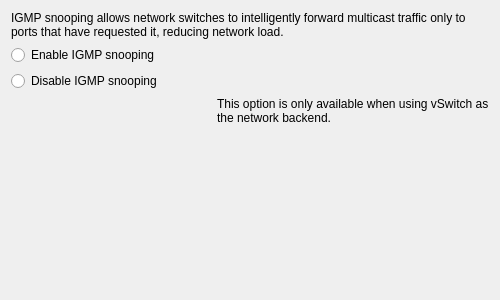
<?xml version="1.0" encoding="UTF-8"?>
<ui version="4.0">
 <class>NetworkOptionsEditPage</class>
 <widget class="QWidget" name="NetworkOptionsEditPage">
  <property name="geometry">
   <rect>
    <x>0</x>
    <y>0</y>
    <width>500</width>
    <height>300</height>
   </rect>
  </property>
  <layout class="QVBoxLayout" name="verticalLayout">
   <item>
    <widget class="QLabel" name="labelRubric">
     <property name="text">
      <string>IGMP snooping allows network switches to intelligently forward multicast traffic only to ports that have requested it, reducing network load.</string>
     </property>
     <property name="wordWrap">
      <bool>true</bool>
     </property>
    </widget>
   </item>
   <item>
    <widget class="QRadioButton" name="radioButtonEnable">
     <property name="text">
      <string>Enable IGMP snooping</string>
     </property>
    </widget>
   </item>
   <item>
    <widget class="QRadioButton" name="radioButtonDisable">
     <property name="text">
      <string>Disable IGMP snooping</string>
     </property>
    </widget>
   </item>
   <item>
    <layout class="QHBoxLayout" name="horizontalLayoutWarning">
     <item>
      <widget class="QLabel" name="iconWarningIGMP">
       <property name="text">
        <string/>
       </property>
       <property name="pixmap">
        <pixmap resource="../resources.qrc">:/icons/info.png</pixmap>
       </property>
      </widget>
     </item>
     <item>
      <widget class="QLabel" name="labelWarningIGMP">
       <property name="text">
        <string>This option is only available when using vSwitch as the network backend.</string>
       </property>
       <property name="wordWrap">
        <bool>true</bool>
       </property>
      </widget>
     </item>
    </layout>
   </item>
   <item>
    <spacer name="verticalSpacer">
     <property name="orientation">
      <enum>Qt::Vertical</enum>
     </property>
     <property name="sizeHint" stdset="0">
      <size>
       <width>20</width>
       <height>40</height>
      </size>
     </property>
    </spacer>
   </item>
  </layout>
 </widget>
 <resources>
  <include location="../resources.qrc"/>
 </resources>
 <connections/>
</ui>
